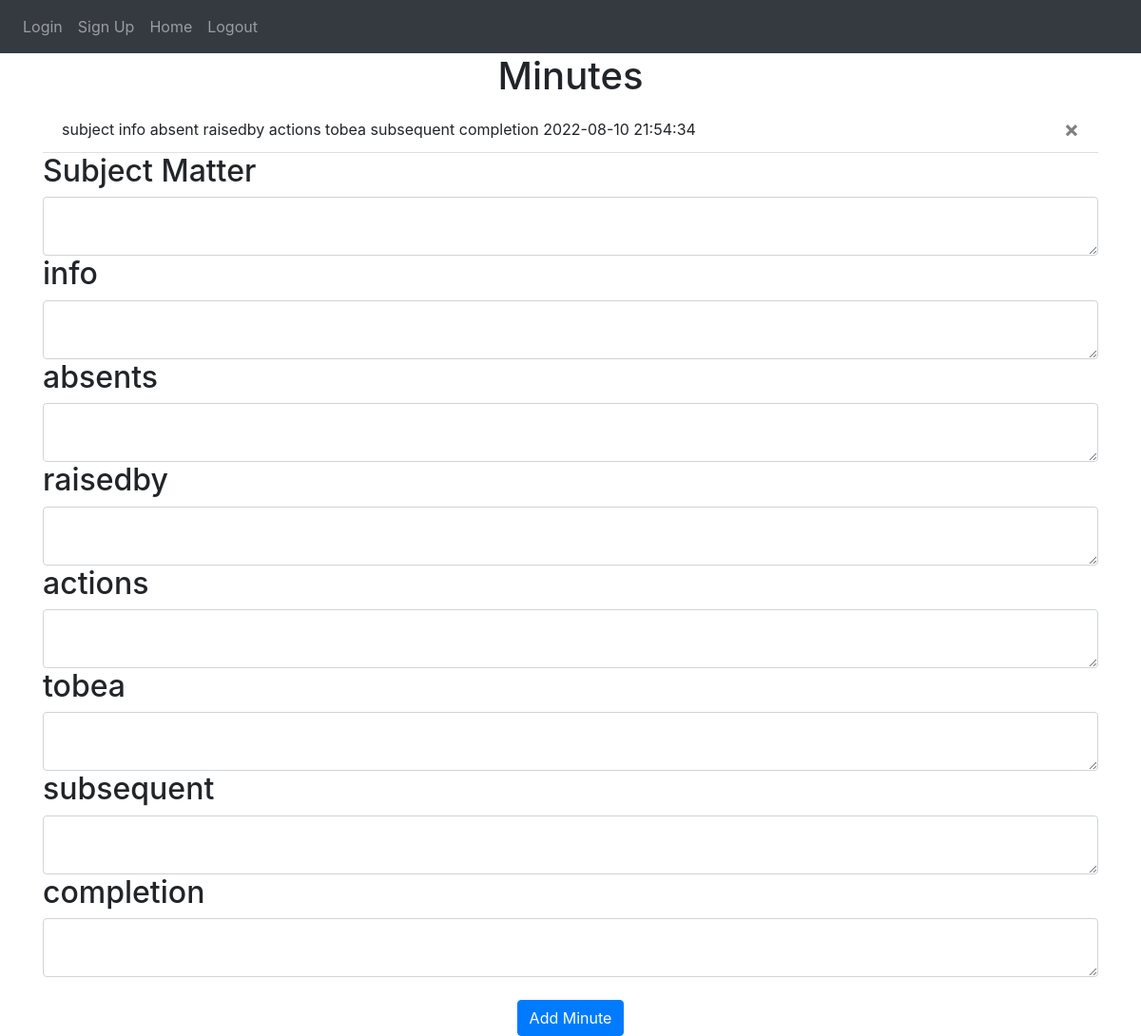
Page / (signed in) on the earlier database version.
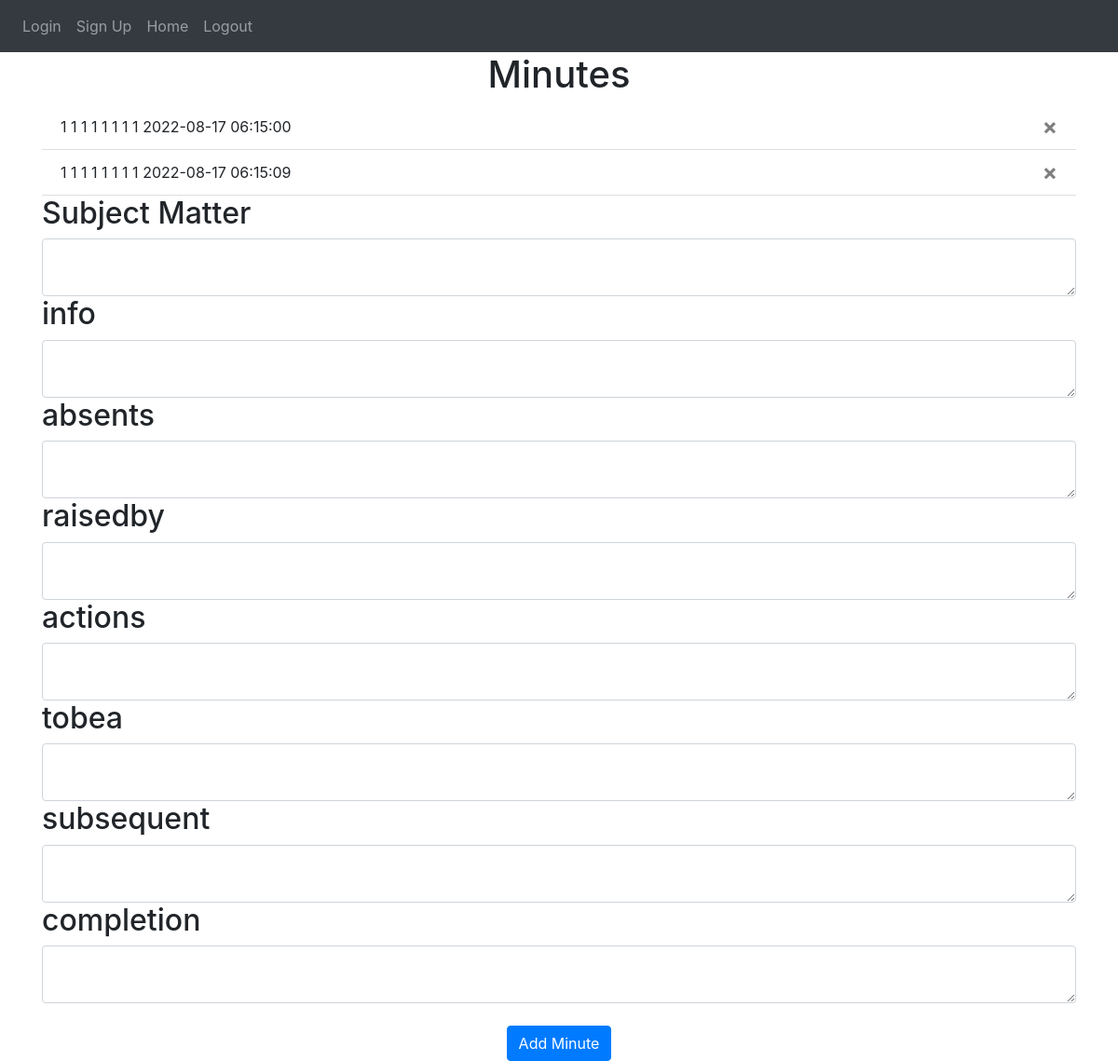
Same page on the later database version.
### Website/models.py (models this page shows)
class Note(db.Model):
    id = db.Column(db.Integer, primary_key=True)
    data = db.Column(db.String(10000))
    date = db.Column(db.DateTime(timezone=True), default=func.now())
    subject = db.Column(db.String(32))
    absents = db.Column(db.String(32))
    raisedby = db.Column(db.String(32))
    actions = db.Column(db.String(1000))
    tobea = db.Column(db.String(1000))
    subsequent = db.Column(db.String(1000))
    completion = db.Column(db.String(1000))
    user_id = db.Column(db.Integer, db.ForeignKey('user.id'))

### Website/views.py (the view, shortened to what this page needs)
@views.route('/', methods=['GET', 'POST'])
@login_required
def home():
    return render_template("home.html", user=current_user)

### Website/__init__.py (called while the page is built)
def create_app():
    app = Flask(__name__)
    app.config['SECRET_KEY'] = 'genshin'
    app.config['SQLALCHEMY_DATABASE_URI'] = f'sqlite:///{DB_NAME}'
    db.init_app(app)
    from .views import views
    from .auth import auth
    app.register_blueprint(views, url_prefix='/')
    app.register_blueprint(auth, url_prefix='/')
    from .models import User, Note
    create_database(app)
    login_manager = LoginManager()
    login_manager.login_view = 'auth.login'
    login_manager.init_app(app)
    @login_manager.user_loader
    def load_user(id):
        return User.query.get(int(id))
    return app

### Website/templates/home.html
{% extends "base.html" %} {% block title %}Home{% endblock %} {% block content
    %}
    <h1 align="center">Minutes</h1>
    <ul class="list-group list-group-flush" id="notes">
      {% for note in user.notes %}
      <li class="list-group-item">
        {{ note.subject }}
        {{ note.data }}
        {{ note.absents }}
        {{ note.raisedby }}
        {{ note.actions }}
        {{ note.tobea }}
        {{ note.subsequent }}
        {{ note.completion }}
        {{ note.date }}
        <button type="button" class="close" onClick="deleteNote({{ note.id }})">
          <span aria-hidden="true">&times;</span>
        </button>
      </li>
      {% endfor %}
    </ul>
    <form method="POST">
      <h2>Subject Matter </h2>
      <textarea name="subject" id="subject" class="form-control"></textarea>
      <h2>info</h2>
      <textarea name="info" id="info" class="form-control"></textarea>
      <h2>absents</h2>
      <textarea name="absents" id="absents" class="form-control"></textarea>
      <h2>raisedby</h2>
      <textarea name="raisedby" id="raisedby" class="form-control"></textarea>
      <h2>actions</h2>
      <textarea name="actions" id="actions" class="form-control"></textarea>
      <h2>tobea</h2>
      <textarea name="tobea" id="tobea" class="form-control"></textarea>
      <h2>subsequent</h2>
      <textarea name="subsequent" id="subsequent" class="form-control"></textarea>
      <h2>completion</h2>
      <textarea name="completion" id="completion" class="form-control"></textarea>
      <br />
      <div align="center">
        <button type="submit" class="btn btn-primary">Add Minute</button>
      </div>
    </form>
    {% endblock %}

### Website/templates/base.html (shortened to what this page needs)
<!DOCTYPE html>
<html lang="en">
<head>
    <link
    rel="stylesheet"
    href="https://stackpath.bootstrapcdn.com/bootstrap/4.4.1/css/bootstrap.min.css"
  />
  <link
    rel="stylesheet"
    href="https://stackpath.bootstrapcdn.com/font-awesome/4.7.0/css/font-awesome.min.css"
  />
</head>
<body>
    <nav class="navbar navbar-expand-lg navbar-dark bg-dark">
        <div class="collapse navbar-collapse" id="navbar">
          <div class="navbar-nav">
            <a class="navbar-item nav-link" id="login" href="/login">Login</a>
            <a class="navbar-item nav-link" id="signUp" href="/sign-up">Sign Up</a>
            <a class="navbar-item nav-link" id="home" href="/home">Home</a>
            <a class="navbar-item nav-link" id="logout" href="/logout">Logout</a>
          </div>
        </div>
    </nav>
<div class="container">
{% block content %}
{% endblock %}
</div>
</body>
</html>

Differences in the rows shown:
changed Note (number 1 of 2 on the later page): subject "subject" → "1"; data "info" → "1"; absents "absent" → "1"; raisedby "raisedby" → "1"; actions "actions" → "1"; tobea "tobea" → "1"; subsequent "subsequent" → "1"; completion "completion" → "1"; date "2022-08-10 21:54:34" → "2022-08-17 06:15:00"
added Note: subject "1", data "1", absents "1", raisedby "1", actions "1", tobea "1", subsequent "1", completion "1", date "2022-08-17 06:15:09"
